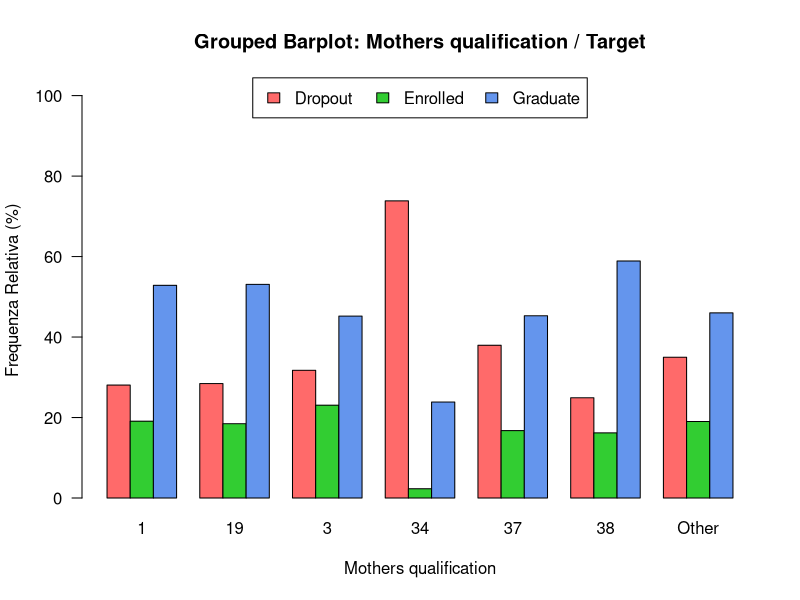
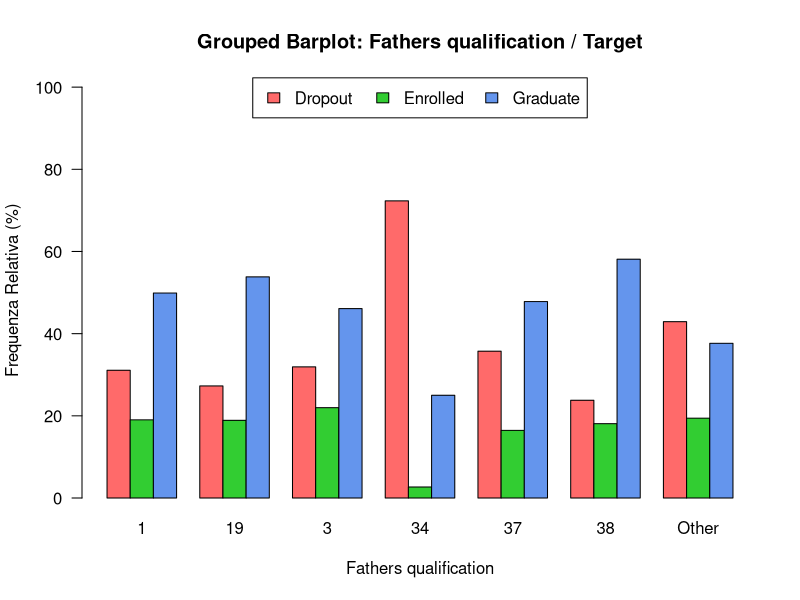
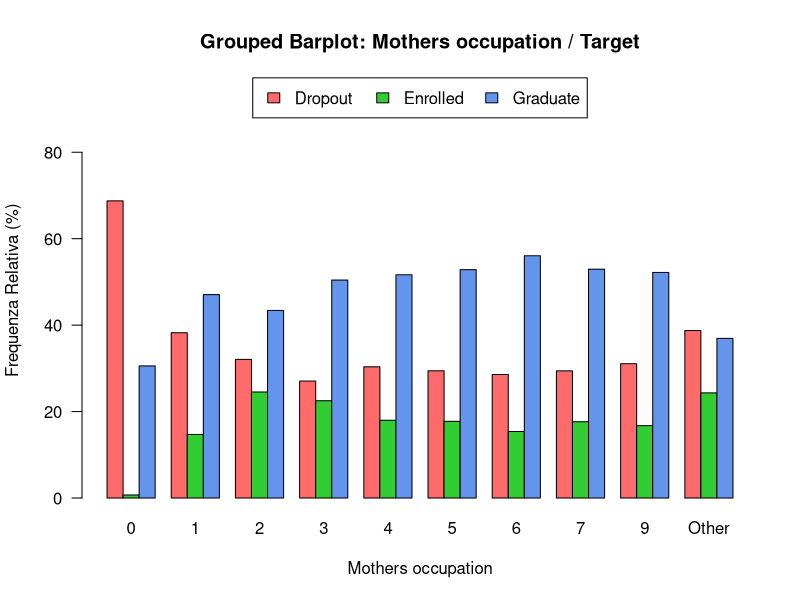
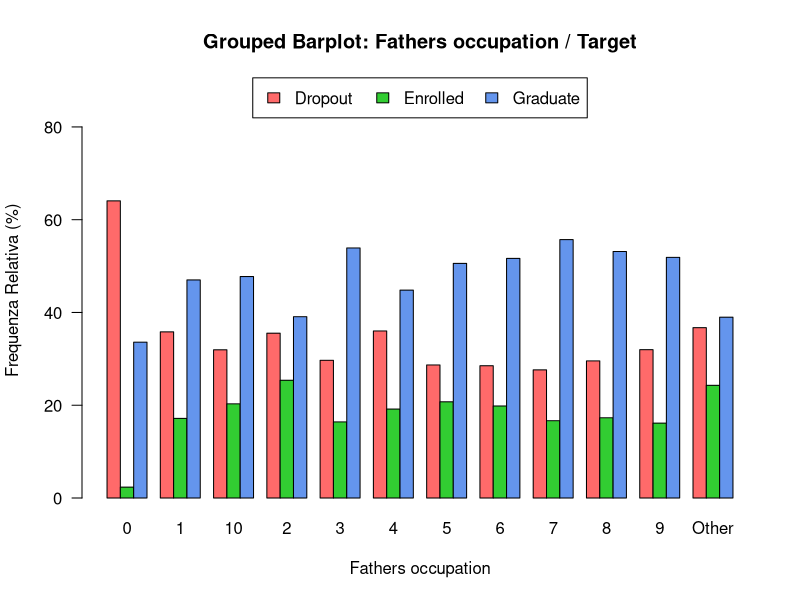
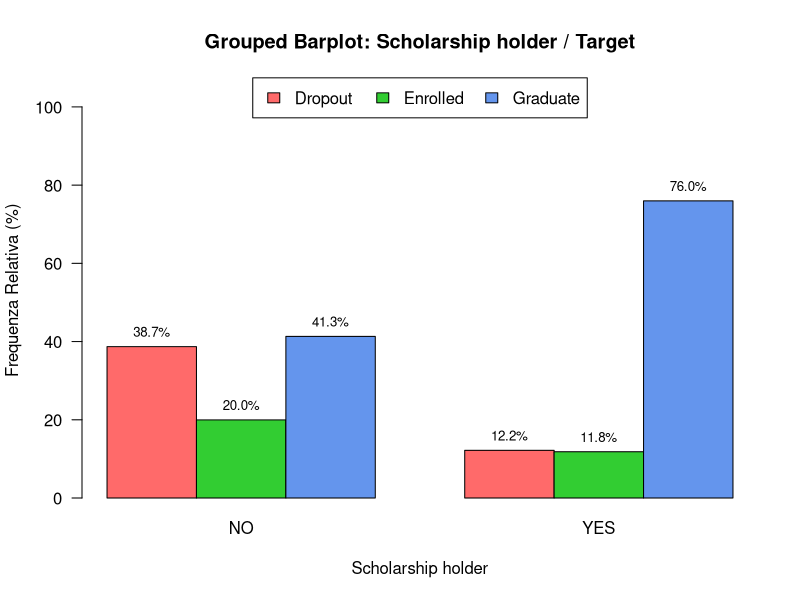
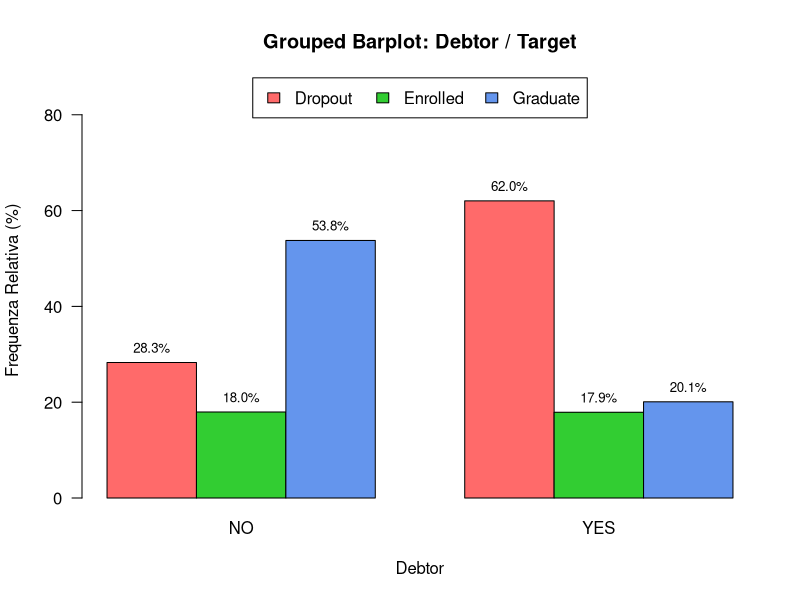
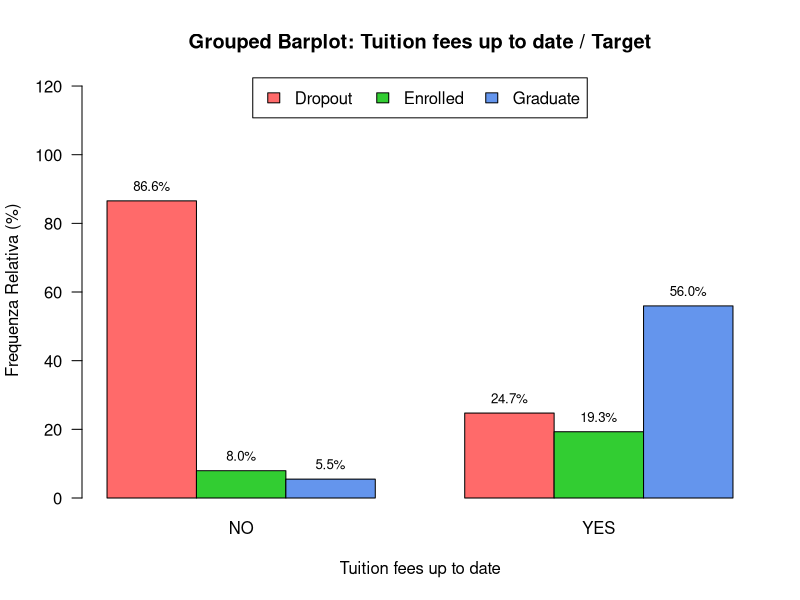
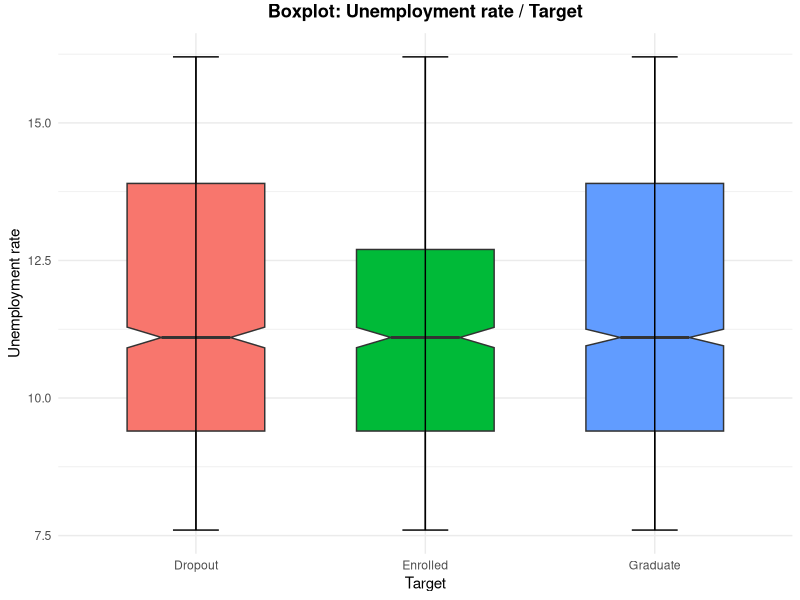

Write R code to recreate these figures, in order.
## ---- chunk 1
# Librerie
library(here)
library(ggplot2)

# Caricamento Dataset
data <- read.csv(here("dataset/dataMod.csv"), sep = ",", header = TRUE, check.names = FALSE)
data$Debtor <- factor(data$Debtor, levels = c(0, 1), labels = c("NO", "YES"))
data$Scholarship_holder <- factor(data$Scholarship_holder, levels = c(0, 1), labels = c("NO", "YES"))
data$Tuition_fees_up_to_date <- factor(data$Tuition_fees_up_to_date, levels = c(0, 1), labels = c("NO", "YES"))


# Funzione per raggruppare categorie con bassa frequenza
group_low_freq_categories <- function(column, threshold) {
  column <- na.omit(column)
  
  freq_table <- prop.table(table(column)) * 100
  
  if (length(freq_table) <= 2) {
    return(factor(column))
  }
  
  low_freq_categories <- names(freq_table[freq_table < threshold])
  
  if (length(low_freq_categories) == 0) {
    # Nessuna categoria con bassa frequenza
    return(factor(column))
  }
  
  grouped_column <- ifelse(column %in% low_freq_categories, 
                           "Other", 
                           as.character(column))
  
  unique_categories <- unique(grouped_column)
  ordered_categories <- c(setdiff(sort(unique_categories), "Other"), "Other")
  
  return(factor(grouped_column, levels = ordered_categories))
}

# Seleziona Fattori Socio-Economici
features_to_analyze <- c("Mothers_qualification","Fathers_qualification", "Mothers_occupation", "Fathers_occupation", "Scholarship_holder", "Debtor", "Tuition_fees_up_to_date")
target <- "Target"

low_freq_threshold <- 2

# Funzione per creare Grouped Barplot
create_grouped_barplot <- function(feature, target, data, threshold, colors) {
  las <- 1
  if(feature == "Course"){
    las <- 2
    threshold <- 0
  }
  
  data[[paste0(feature, "_grouped")]] <- group_low_freq_categories(data[[feature]], threshold)
  
  
  # Tabella di contingenza
  contingency_table <- table(data[[target]], data[[paste0(feature, "_grouped")]])
  
  # Frequenza relativa
  relative_freq_table <- prop.table(contingency_table, margin = 2) * 100
  max_percent <- max(relative_freq_table)
  
  cleaned_feature_name <- gsub("_", " ", feature)
  
  pdf_filename <- paste0("Grafici/Grouped_Barplot_Target_", gsub(" ", "_", cleaned_feature_name), ".pdf")
  
  # Salvataggio in PDF
   pdf(pdf_filename)
  
  # Creazione del barplot
  barplot_relative <- barplot(relative_freq_table, 
                               beside = TRUE, 
                               main = paste("Grouped Barplot:", cleaned_feature_name, "/", target),
                               xlab = cleaned_feature_name, 
                               ylab = "Frequenza Relativa (%)", 
                               col = colors,
                               ylim = c(0, max_percent * 1.4), # Maggiore spazio sopra le barre
                               las = las)
  
  num_categories <- ncol(relative_freq_table) # Numero di categorie
  
  # Aggiungi percentuali sopra le barre solo se ci sono meno di 6 categorie
  if (num_categories < 6) {
    text_size <- ifelse(num_categories <= 3, 0.8, 0.6) # Adatta la dimensione delle label
    
    for (i in seq_len(nrow(relative_freq_table))) {
      for (j in seq_len(ncol(relative_freq_table))) {
        text(x = barplot_relative[i, j], 
             y = relative_freq_table[i, j] + (max_percent * 0.05), # Offset aumentato
             labels = sprintf("%.1f%%", relative_freq_table[i, j]), 
             cex = text_size, 
             col = "black")
      }
    }
  }
  
  # Aggiunta della legenda
  legend("top", inset = c(0, -0.01), 
         legend = rownames(relative_freq_table), 
         fill = colors, 
         xpd = TRUE, horiz = TRUE)
  
   dev.off()
}

color_palette <- c("#FF6A6A", "#32CD32", "#6495ED")

# Creazione Barplot Fattori Socio-Economici / Target
for (feature in features_to_analyze) {
  create_grouped_barplot(feature = feature, 
                         target = target, 
                         data = data, 
                         threshold = low_freq_threshold, 
                         colors = color_palette)
}


## ---- chunk 2
create_boxplot <- function(feature, target, data, colors) {
  cleaned_feature_name <- gsub("_", " ", feature)
  
  # Creazione del boxplot
  p <- ggplot(data, aes_string(x = target, y = feature, fill = target)) +
    geom_boxplot(notch = TRUE,
                 outlier.color = "darkblue",
                 outlier.shape = 1,
                 width = 0.6) +
    stat_boxplot(geom = "errorbar",
                 width = 0.2,
                 color = "black") +
    labs(title = paste("Boxplot:", cleaned_feature_name, "/", target),
         x = target,
         y = cleaned_feature_name) +
    theme_minimal() +
    theme(plot.title = element_text(hjust = 0.5, face = "bold", vjust = 2),
          legend.position = "none")
  
  pdf_filename <- paste0("Grafici/Boxplot_Target_", gsub(" ", "_", cleaned_feature_name), ".pdf")
  pdf(pdf_filename)
  
  # Mostra il grafico
  print(p)
  
  dev.off()
}

# Sottoinsieme di feature da analizzare
features_to_analyze <- c("Unemployment_rate", "Inflation_rate", "GDP")
target <- "Target"

# Creazione dei Boxplot per ogni feature
for (feature in features_to_analyze) {
  create_boxplot(feature = feature, 
                 target = target, 
                 data = data, 
                 colors = c("#FF6A6A", "#32CD32", "#6495ED"))
}
